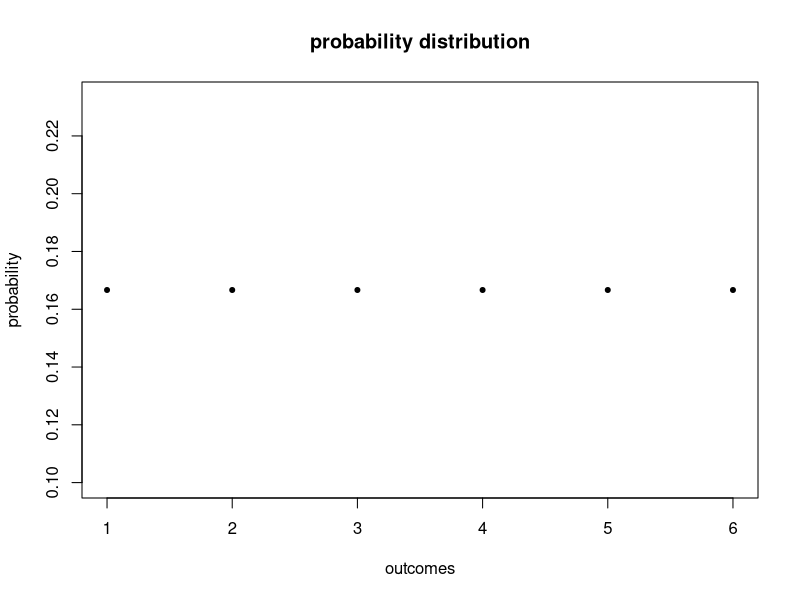
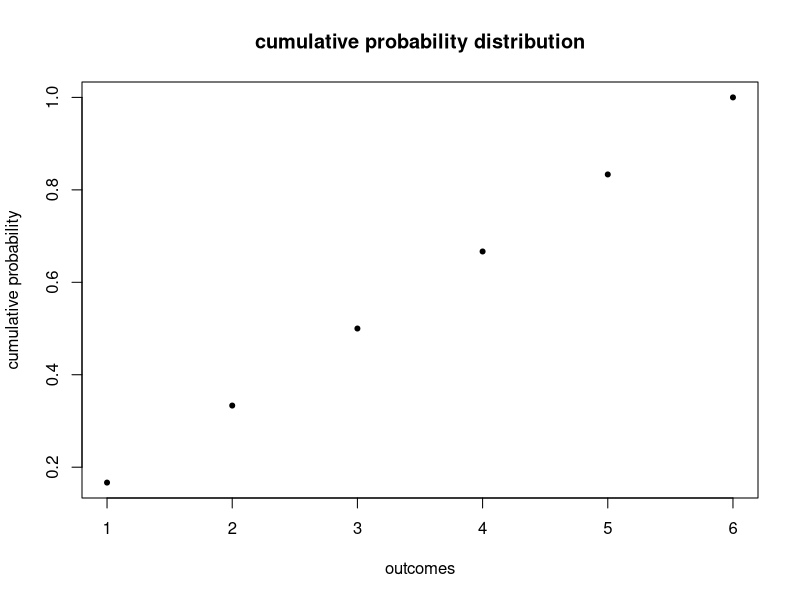
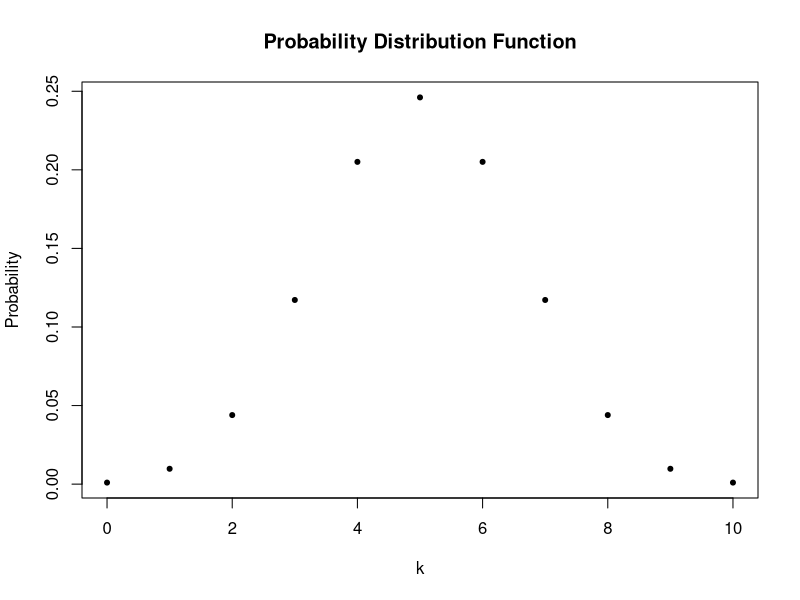
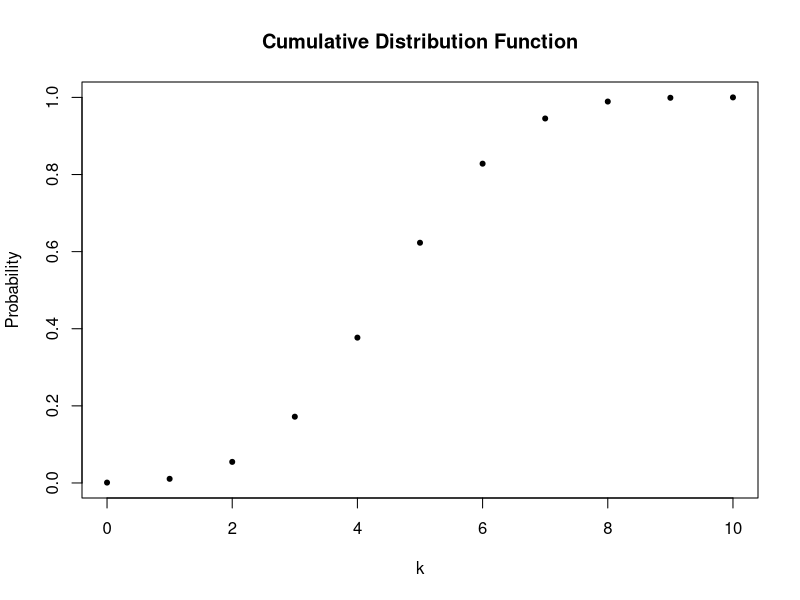
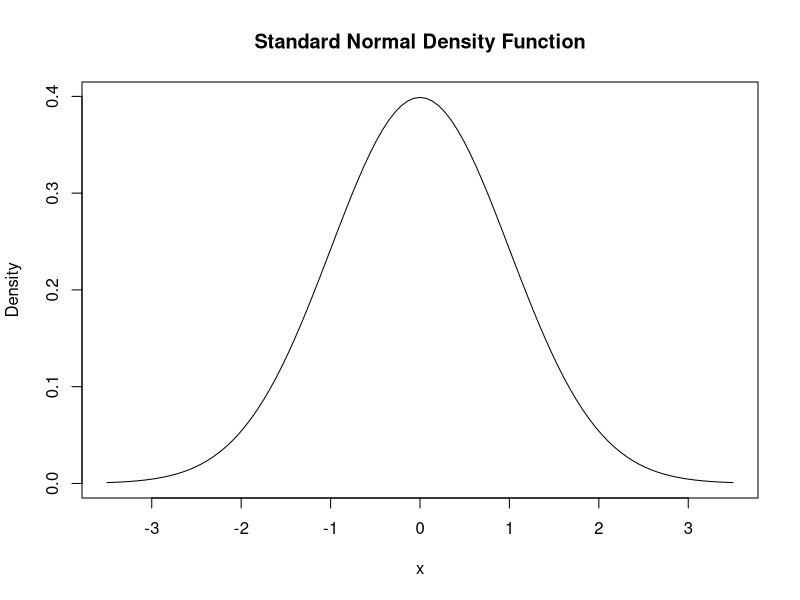
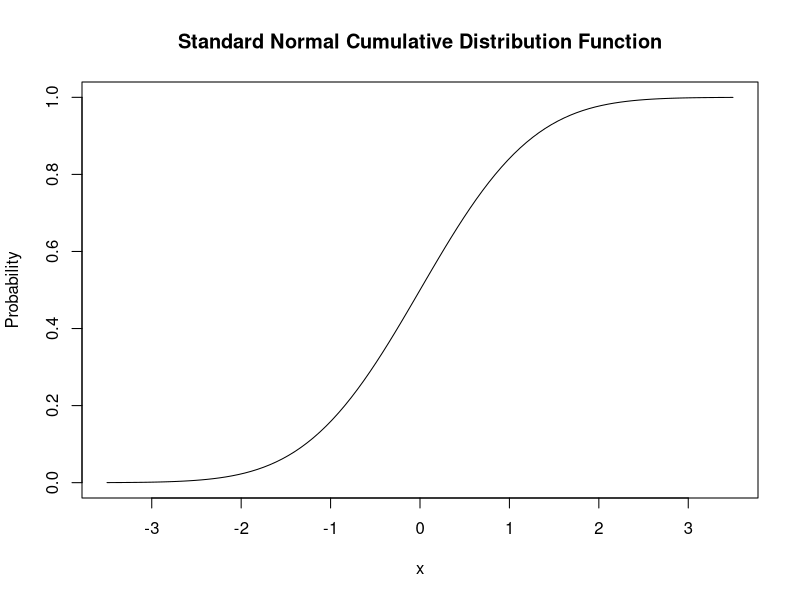
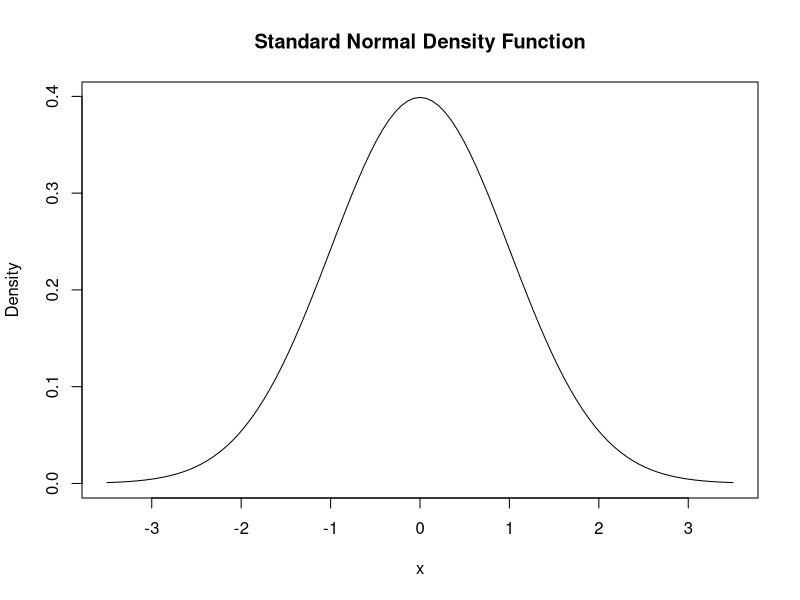
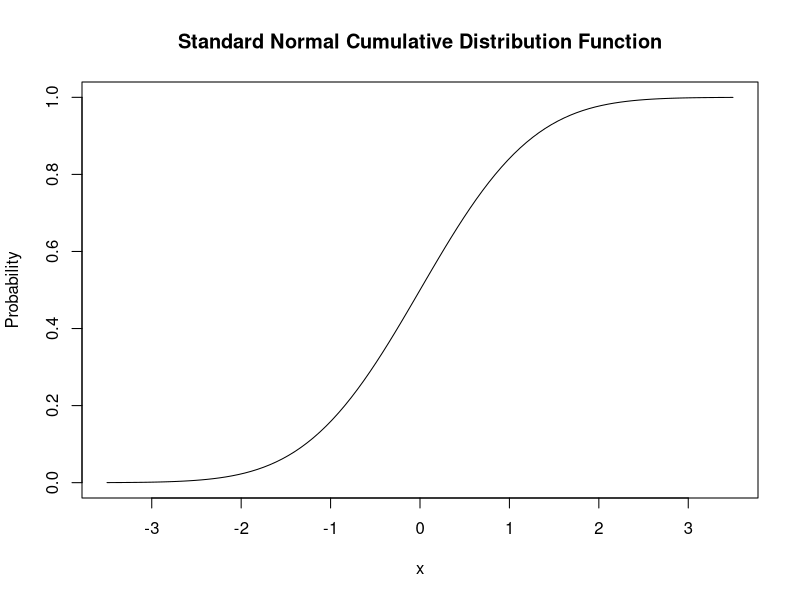

Source code (R) for these figures, in order: (Note: this script raises an error after producing the figures.)
## ---- chunk 1
# generate the vector of probabilities
probability <- rep(1/6, 6) # rep() stands for replicate

# plot the probability distribution (discrete: PMF/ continuous: PDF)
plot(probability,
     xlab = 'outcomes',
     ylab = 'probability',
     main = 'probability distribution',
     pch = 20) # pch stands for plotting symbols 

# generate the vector of cumulative probabilities 
cum_probability <- cumsum(probability) 

# plot the cumulative probability distribution
plot(cum_probability, 
     xlab = "outcomes", 
     ylab="cumulative probability",
     main = "cumulative probability distribution",
     pch=20) 
## ---- chunk 2
sample(1:6, size = 1) # 1 random sampling given a sample space of {1,2,3,4,5,6}
## ---- chunk 3
# vector of all possible outcomes
k <- 0:10

prob_pdf <- dbinom(x = k, size = 10, prob = 0.5)

# plot the outcomes against their probabilities
plot(x = k, 
     y = prob_pdf,
     ylab="Probability",
     main = "Probability Distribution Function",
     pch=20)

prob_cdf <- pbinom(q = k, size = 10, prob = 0.5)
# plot the cumulative probabilities
plot(x = k, 
     y = prob_cdf,
     ylab="Probability",
     main = "Cumulative Distribution Function",
     pch=20) 
## ---- chunk 4
# compute P(4 <= k <= 7) using 'pbinom()', which calculates the CDF
pbinom(size = 10, prob = 0.5, q = 7) - pbinom(size = 10, prob = 0.5, q = 3) 
#> [1] 0.7734375
## ---- chunk 5
# compute P(4 <= k <= 7) using 'sum of dbinom()'
sum(dbinom(x = 4:7, size = 10, prob = 0.5))

# P(k = 5| n = 10, p = 0.5)
dbinom(x = 5,  # dbinom gets the probability mass function (prob. of specific number of successes)
       size = 10,
       prob = 0.5) 
# let k denote head, then we know the probability of observing head 5 times in the 10 tosses is about 24.6%
## ---- chunk 6
# Simulation of coin tossing outcome
sample(c('H', 'T'), 1)
## ---- chunk 7
# set seed for reproducibility
set.seed(1)

# mean(rolling a dice three times in a row) (with replacement = True)
mean(sample(1:6, 3, replace = T))

# mean(rolling a dice 1000 times in a row) (with replacement = True); should observe a result close to 3.5
mean(sample(1:6, 1000, replace = T))

# compute mean of natural numbers from 1 to 6
mean(1:6)
## ---- chunk 8
# To compute the integrals, we can define a function(x) and use integrate
f <- function(x) 3 / x^4
g <- function(x) x * f(x)
h <- function(x) x^2 * f(x)

# compute E(X)
EX <- integrate(g,
                lower = 1,
                upper = Inf)$value # $value allows us to extract the object from the list
EX

# compute Var(X)
VarX <- integrate(h,
                  lower = 1,
                  upper = Inf)$value - EX^2 
VarX
## ---- chunk 9
# compute the probability
1 - 2 * (pnorm(-1.96)) 
## ---- chunk 10
f <- function(x) {
  1 / sqrt(2 * pi) * exp(-0.5 * x^2)
}
# define a vector of reals
quants <- c(-1.96, 0, 1.96)

# compute densities
f(quants)

# compare to the results produced by 'dnorm()'
f(quants) == dnorm(quants)

# integrate f()
integrate(f, lower = -Inf, upper = 1.337)
pnorm(1.337)
## ---- chunk 11
# draw a plot of the N(0,1) PDF
curve(dnorm(x),
      xlim = c(-3.5, 3.5),
      ylab = "Density", 
      main = "Standard Normal Density Function") 
# compute density at x=-1.96, x=0, and x=1.96
dnorm(x = c(-1.96, 0, 1.96))

# plot the standard normal CDF
curve(pnorm(x), 
      xlim = c(-3.5, 3.5), 
      ylab = "Probability", 
      main = "Standard Normal Cumulative Distribution Function")
## ---- chunk 12
f <- function(x) {
  1 / sqrt(2 * pi) * exp(-0.6 * x^2)
}
## ---- chunk 13
pnorm(4, mean = 5, sd = 5) - pnorm(3, mean = 5, sd = 5) # N(μ = 5, σ² = 25), P(3 <= Y <= 4)
## ---- chunk 14
pnorm(4, mean = 5, sd = 5) - pnorm(3, mean = 5, sd = 5) # N(\mu = 5, \sigma^2 = 25), P(3 <= Y<=4)
## ---- chunk 15
# compute the probability
1 - 2 * (pnorm(-1.96)) 
## ---- chunk 16
f<-function(x){
  1/(sqrt(2*pi))*exp(-0.5*x^2)
}
# define a vector of reals
quants <- c(-1.96, 0, 1.96)

# compute densities
f(quants)
#> [1] 0.05844094 0.39894228 0.05844094

# compare to the results produced by 'dnorm()'
f(quants) == dnorm(quants)

# integrate f()
integrate(f, 
          lower = -Inf, 
          upper = 1.337) # 0.9093887 with absolute error < 1.7e-07; prob of observing 1.337 is 90.94%
pnorm(1.337) # p-norm performs the cdf; it should have the same reuslt as the integrated outcome
## ---- chunk 17
# draw a plot of the N(0,1) PDF
curve(dnorm(x),
      xlim = c(-3.5, 3.5),
      ylab = "Density", 
      main = "Standard Normal Density Function") 
# compute density at x=-1.96, x=0 and x=1.96
dnorm(x = c(-1.96, 0, 1.96))

# plot the standard normal CDF
curve(pnorm(x), 
      xlim = c(-3.5, 3.5), 
      ylab = "Probability", 
      main = "Standard Normal Cumulative Distribution Function")


## ---- chunk 18
f <- function(x){
  1/ sqrt(2*pi)*exp(-0.6 *x^2)
}
## ---- chunk 19
# To compute the integrals, we can define a function(x) and use integrate
f <- function(x) 3 / x^4
g <- function(x) x * f(x)
h <- function(x) x^2 * f(x)
print()
# compute E(X)
EX <- integrate(g,
                lower = 1,
                upper = Inf)$value # $value allow us to extract the object from the list
EX

# compute Var(X)
VarX <- integrate(h,
                  lower = 1,
                  upper = Inf)$value - EX^2 
VarX

## ---- chunk 20
# set seed for reproducibility
set.seed(1)

# mean(rolling a dice three times in a row) (with replacement = True)
mean(sample(1:6, 3, replace = T))

# mean(rolling a dice 1000 times in a row) (with replacement = True); should observe a result close to 3.5
mean(sample(1:6, 1000, replace = T))

# compute mean of natural numbers from 1 to 6
mean(1:6)

## ---- chunk 21
# vector of all possible outcomes
k <- 0:10


prob_pdf <- dbinom(x = k,size = 10, prob = 0.5)

# plot the outcomes against their probabilities
plot(x = k, 
     y = prob_pdf,
     ylab="Probability",
     main = "Probability Distribution Function",
     pch=20)

prob_cdf <- pbinom(q = k, size = 10, prob = 0.5)
# plot the cumulative probabilities
plot(x = k, 
     y = prob_cdf,
     ylab="Probability",
     main = "Cumulative Distribution Function",
     pch=20) 

## ---- chunk 22
# compute P(4 <= k <= 7) using 'pbinom()', which calculates the CDF
pbinom(size = 10, prob = 0.5, q = 7) - pbinom(size = 10, prob = 0.5, q = 3) 
#> [1] 0.7734375
## ---- chunk 23
# compute P(4 <= k <= 7) using 'sum of dbinom()'
sum(dbinom(x = 4:7, size = 10, prob = 0.5))

# P(k = 5| n = 10, p = 0.5)
dbinom(x = 5,  # dbinom gets the probability mass function (prob. of specific number of successes)
       size = 10,
       prob = 0.5) 
# let k denote head, then we know the probability of observing head 5 times in the 10 tosses is about 24.6%

## ---- chunk 24
# Simulation of coin tossing outcome
sample(c('H', 'T'), 1)
## ---- chunk 25
# generate the vector of probabilities
probability <- rep(1/6, 6) # rep() stands for replicate

# plot the probability distribution (discrete: PMF/ continous: PDF)
plot(probability,
     xlab = 'outcomes',
     ylab = 'probability',
     main = 'probability distribution',
     pch = 20) # pch stands for plotting symbols 

# generate the vector of cumulative probabilities 
cum_probability <- cumsum(probability) 

# plot the cumulitive probability distribution
plot(cum_probability, 
     xlab = "outcomes", 
     ylab="cumulative probability",
     main = "cumulative probability distribution",
     pch=20) 
## ---- chunk 26
sample(1:6, size =1 ) # 1 random sampling given a sample space of {1,2,3,4,5,6}

